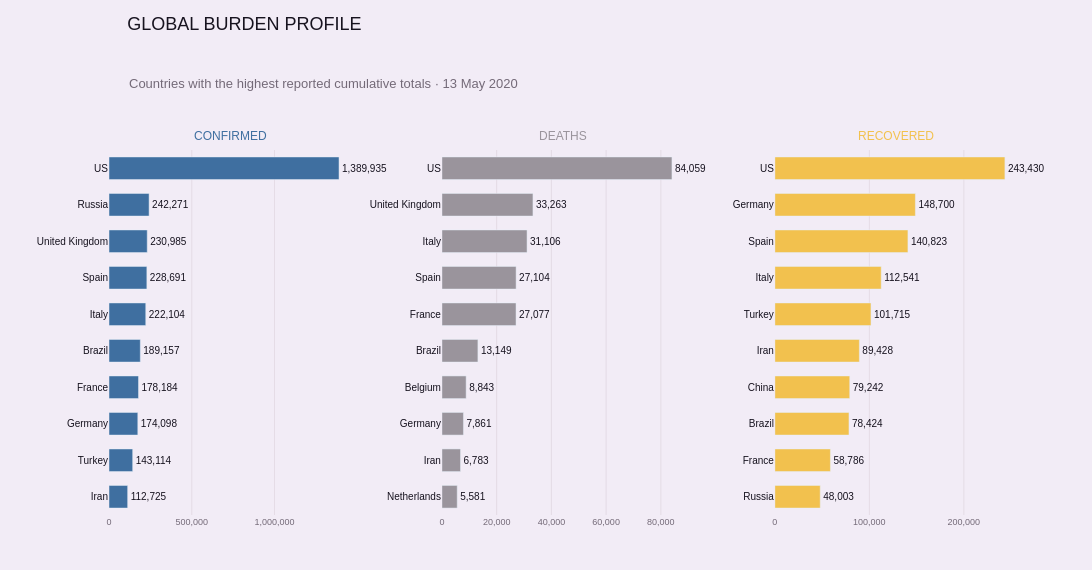

Write notebook code for a chart like this one.
### Code cell
# Global burden profile — use the prepared top-country datasets

confirmed_top = top_confirmed
deaths_top = top_deaths
recovered_top = top_recovered


# Create a fresh three-panel subplot figure
fig = make_subplots(
    rows=1,
    cols=3,
    horizontal_spacing=0.10,
    subplot_titles=[
        "CONFIRMED",
        "DEATHS",
        "RECOVERED",
    ],
)


# Confirmed
fig.add_trace(
    go.Bar(
        x=confirmed_top["confirmed"],
        y=confirmed_top["country"],
        orientation="h",
       marker=dict(
    color=PALETTE["confirmed"],
),
        text=confirmed_top["confirmed"].map(
            lambda x: f"{x:,.0f}"
        ),
        textposition="outside",
        textfont=dict(
            color=PALETTE["ink"],
            size=10,
        ),
        hovertemplate=(
            "<b>%{y}</b><br>"
            "Confirmed: %{x:,.0f}"
            "<extra></extra>"
        ),
        cliponaxis=False,
        showlegend=False,
    ),
    row=1,
    col=1,
)


# Deaths
fig.add_trace(
    go.Bar(
        x=deaths_top["deaths"],
        y=deaths_top["country"],
        orientation="h",
       marker=dict(
    color=PALETTE["deaths"],
),
        text=deaths_top["deaths"].map(
            lambda x: f"{x:,.0f}"
        ),
        textposition="outside",
        textfont=dict(
            color=PALETTE["ink"],
            size=10,
        ),
        hovertemplate=(
            "<b>%{y}</b><br>"
            "Deaths: %{x:,.0f}"
            "<extra></extra>"
        ),
        cliponaxis=False,
        showlegend=False,
    ),
    row=1,
    col=2,
)


# Recovered
fig.add_trace(
    go.Bar(
        x=recovered_top["recovered"],
        y=recovered_top["country"],
        orientation="h",
        marker=dict(
    color=PALETTE["recovered"],
),
        text=recovered_top["recovered"].map(
            lambda x: f"{x:,.0f}"
        ),
        textposition="outside",
        textfont=dict(
            color=PALETTE["ink"],
            size=10,
        ),
        hovertemplate=(
            "<b>%{y}</b><br>"
            "Recovered: %{x:,.0f}"
            "<extra></extra>"
        ),
        cliponaxis=False,
        showlegend=False,
    ),
    row=1,
    col=3,
)


# Editorial layout
fig.update_layout(
 title=dict(
    text="GLOBAL BURDEN PROFILE",
    x=0.02,
     xref="paper",
    xanchor="left",
    y=0.97,
    yanchor="top",
    font=dict(
        family="Arial",
        size=18,
        color=PALETTE["ink"],
    ),
),

    paper_bgcolor=PALETTE["panel_lilac"],
    plot_bgcolor=PALETTE["panel_lilac"],

    height=570,
    width=1200,

    margin=dict(
    l=70,
    r=75,
    t=150,
    b=55,
),

    font=dict(
        family="Arial",
        color=PALETTE["ink"],
    ),

    bargap=0.38,
)


fig.update_xaxes(
    showgrid=True,
    gridcolor=PALETTE["grid"],
    gridwidth=0.7,
    zeroline=False,
    tickformat=",",
    tickfont=dict(
        color=PALETTE["muted"],
        size=9,
    ),
    title="",
)


fig.update_yaxes(
    showgrid=False,
    tickfont=dict(
        color=PALETTE["ink"],
        size=10,
    ),
    title="",
)

# Style the three subplot labels
subplot_colors = [
    PALETTE["confirmed"],
    PALETTE["deaths"],
    PALETTE["recovered"],
]

for annotation, color in zip(
    fig.layout.annotations,
    subplot_colors,
):
    annotation.update(
        font=dict(
            family="Arial",
            size=12,
            color=color,
        ),
        y=1.015,  # positions subplot titles above the bars
        yanchor="bottom",
    )

fig.add_annotation(
    text="Countries with the highest reported cumulative totals · 13 May 2020",
    x=0.02,
    y=1.155,
    xref="paper",
    yref="paper",
    xanchor="left",
    yanchor="bottom",
    showarrow=False,
    font=dict(
        family="Arial",
        size=13,
        color=PALETTE["muted"],
    ),
)

fig.show()

### Figure 1 — Plotly figure (JSON) as saved in the notebook; plotly's stock layout.template omitted (floating-point values rounded to 4 significant figures)
{"data": [{"cliponaxis": false, "hovertemplate": "<b>%{y}</b><br>Confirmed: %{x:,.0f}<extra></extra>", "marker": {"color": "#3F6FA0"}, "orientation": "h", "showlegend": false, "text": ["112,725", "143,114", "174,098", "178,184", "189,157", "222,104", "228,691", "230,985", "242,271", "1,389,935"], "textfont": {"color": "#17131F", "size": 10}, "textposition": "outside", "type": "bar", "x": [112725, 143114, 174098, 178184, 189157, 222104, 228691, 230985, 242271, 1389935], "xaxis": "x", "y": ["Iran", "Turkey", "Germany", "France", "Brazil", "Italy", "Spain", "United Kingdom", "Russia", "US"], "yaxis": "y"}, {"cliponaxis": false, "hovertemplate": "<b>%{y}</b><br>Deaths: %{x:,.0f}<extra></extra>", "marker": {"color": "#9A949C"}, "orientation": "h", "showlegend": false, "text": ["5,581", "6,783", "7,861", "8,843", "13,149", "27,077", "27,104", "31,106", "33,263", "84,059"], "textfont": {"color": "#17131F", "size": 10}, "textposition": "outside", "type": "bar", "x": [5581, 6783, 7861, 8843, 13149, 27077, 27104, 31106, 33263, 84059], "xaxis": "x2", "y": ["Netherlands", "Iran", "Germany", "Belgium", "Brazil", "France", "Spain", "Italy", "United Kingdom", "US"], "yaxis": "y2"}, {"cliponaxis": false, "hovertemplate": "<b>%{y}</b><br>Recovered: %{x:,.0f}<extra></extra>", "marker": {"color": "#F2C14E"}, "orientation": "h", "showlegend": false, "text": ["48,003", "58,786", "78,424", "79,242", "89,428", "101,715", "112,541", "140,823", "148,700", "243,430"], "textfont": {"color": "#17131F", "size": 10}, "textposition": "outside", "type": "bar", "x": [48003, 58786, 78424, 79242, 89428, 101715, 112541, 140823, 148700, 243430], "xaxis": "x3", "y": ["Russia", "France", "Brazil", "China", "Iran", "Turkey", "Italy", "Spain", "Germany", "US"], "yaxis": "y3"}], "layout": {"annotations": [{"font": {"color": "#3F6FA0", "family": "Arial", "size": 12}, "showarrow": false, "text": "CONFIRMED", "x": 0.1333, "xanchor": "center", "xref": "paper", "y": 1.015, "yanchor": "bottom", "yref": "paper"}, {"font": {"color": "#9A949C", "family": "Arial", "size": 12}, "showarrow": false, "text": "DEATHS", "x": 0.5, "xanchor": "center", "xref": "paper", "y": 1.015, "yanchor": "bottom", "yref": "paper"}, {"font": {"color": "#F2C14E", "family": "Arial", "size": 12}, "showarrow": false, "text": "RECOVERED", "x": 0.8667, "xanchor": "center", "xref": "paper", "y": 1.015, "yanchor": "bottom", "yref": "paper"}, {"font": {"color": "#746A78", "family": "Arial", "size": 13}, "showarrow": false, "text": "Countries with the highest reported cumulative totals · 13 May 2020", "x": 0.02, "xanchor": "left", "xref": "paper", "y": 1.155, "yanchor": "bottom", "yref": "paper"}], "bargap": 0.38, "font": {"color": "#17131F", "family": "Arial"}, "height": 570, "margin": {"b": 55, "l": 70, "r": 75, "t": 150}, "paper_bgcolor": "#F2ECF6", "plot_bgcolor": "#F2ECF6", "title": {"font": {"color": "#17131F", "family": "Arial", "size": 18}, "text": "GLOBAL BURDEN PROFILE", "x": 0.02, "xanchor": "left", "xref": "paper", "y": 0.97, "yanchor": "top"}, "width": 1200, "xaxis": {"anchor": "y", "domain": [0, 0.2667], "gridcolor": "#DED5DF", "gridwidth": 0.7, "showgrid": true, "tickfont": {"color": "#746A78", "size": 9}, "tickformat": ",", "title": {"text": ""}, "zeroline": false}, "xaxis2": {"anchor": "y2", "domain": [0.3667, 0.6333], "gridcolor": "#DED5DF", "gridwidth": 0.7, "showgrid": true, "tickfont": {"color": "#746A78", "size": 9}, "tickformat": ",", "title": {"text": ""}, "zeroline": false}, "xaxis3": {"anchor": "y3", "domain": [0.7333, 1], "gridcolor": "#DED5DF", "gridwidth": 0.7, "showgrid": true, "tickfont": {"color": "#746A78", "size": 9}, "tickformat": ",", "title": {"text": ""}, "zeroline": false}, "yaxis": {"anchor": "x", "domain": [0, 1], "showgrid": false, "tickfont": {"color": "#17131F", "size": 10}, "title": {"text": ""}}, "yaxis2": {"anchor": "x2", "domain": [0, 1], "showgrid": false, "tickfont": {"color": "#17131F", "size": 10}, "title": {"text": ""}}, "yaxis3": {"anchor": "x3", "domain": [0, 1], "showgrid": false, "tickfont": {"color": "#17131F", "size": 10}, "title": {"text": ""}}}}
